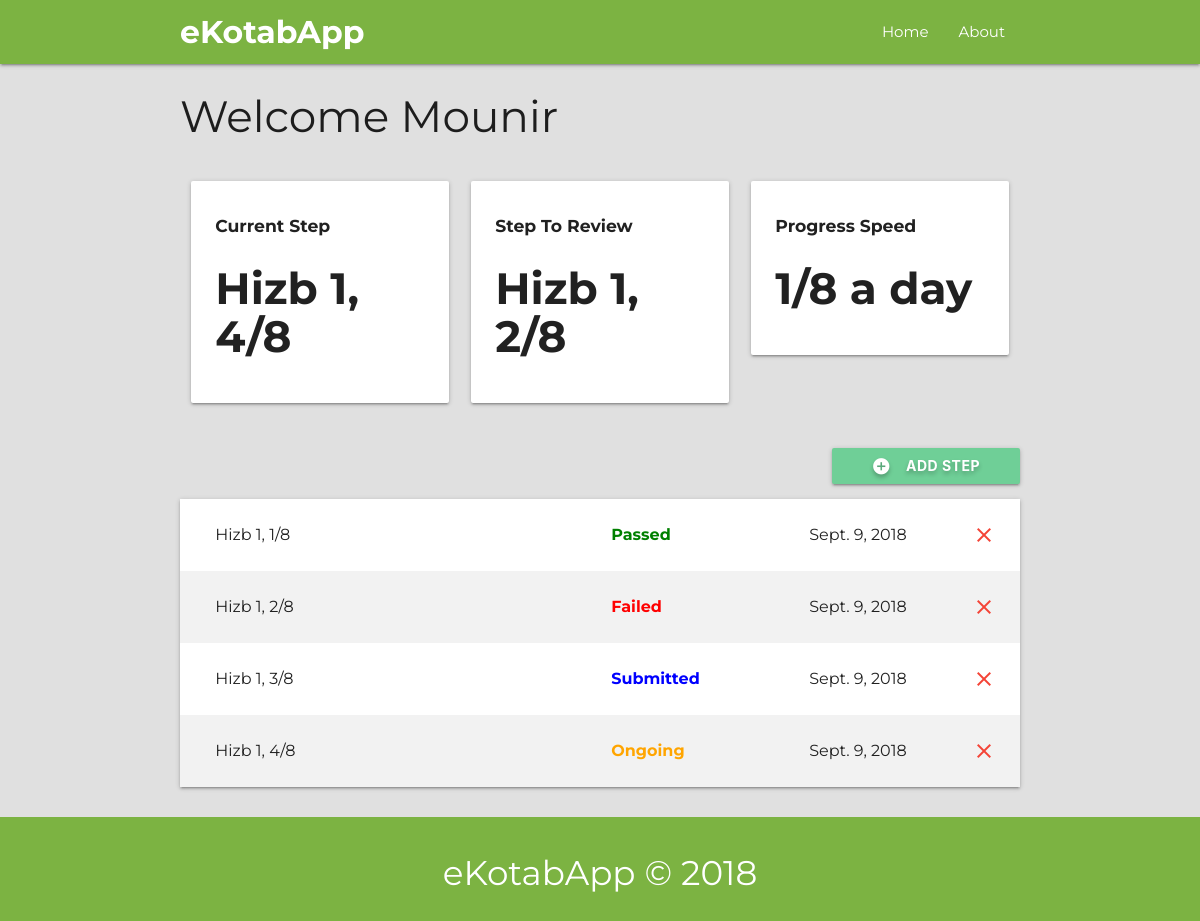
The page /student/mounir on the database its author committed.
### ekotab/models.py (models this page shows, shortened)
class Student(models.Model):
    first_name = models.CharField(max_length=50)
    last_name = models.CharField(max_length=50)
    slug = models.SlugField(max_length=100, unique=True, blank=True)
    email = models.EmailField()
    phone_number = models.CharField(max_length=12)

class Step(models.Model):
    student = models.ForeignKey(Student, on_delete=models.CASCADE, related_name='steps')
    title = models.CharField(max_length=20)
    status = models.CharField(max_length=9, choices=Statuses.choices(), default=Statuses.ONGOING)
    date_added = models.DateField('date added', default=datetime.date.today)
    date_submitted = models.DateField('date submitted', blank=True, null=True)
    is_current_step = models.BooleanField(default=False)

### ekotab/views.py (the view)
# urls.py: path('student/<slug:student_slug>', views.student_detail, name='detail'),
def student_detail(request, student_slug):
    student = get_object_or_404(Student, slug=student_slug)
    step_list = student.steps.all()
    current_step = None
    query_result = student.steps.filter(is_current_step=True)
    if len(query_result) == 1:
        current_step = query_result[0]
    failed_step = None
    query_result = student.steps.filter(status__iexact=Statuses.FAILED.value)
    if len(query_result) == 1:
        failed_step = query_result[0]
    return render(request, 'ekotab/student-detail.html', {
        'student': student,
        'current_step': current_step,
        'failed_step': failed_step,
        'step_list': step_list
    })

### ekotab/templates/ekotab/student-detail.html
{% extends 'ekotab/base.html' %}
{% block content %}
<div class="container">
	<h3>Welcome {{ student.first_name }}</h3>
	<section class="section section-stats">
		<div class="row">
			<div class="col s12 m12 l4">
				<div class="card-panel">
					<h6 class="bold">Current Step</h6>
					<h3 class="bold">{{ current_step.title }}</h3>
				</div>
			</div>
			<div class="col s12 m6 l4">
				<div class="card-panel">
					<h6 class="bold">Step To Review</h6>
					<h3 class="bold">{{ failed_step.title }}</h3>
				</div>
			</div>
			<div class="col s12 m6 l4">
				<div class="card-panel">
					<h6 class="bold">Progress Speed</h6>
					<h3 class="bold">1/8 a day</h3>
				</div>
			</div>
		</div>
	</section>
	<section class="section section-steps">
		<div class="row">
			<button class="btn waves-effect right">
				<i class="material-icons white-text left">add_circle</i>
				Add Step
			</button>
		</div>
		<ul class="z-depth-1">
			{% for step in step_list %}
			<li>
				<div class="card-panel z-depth-0 step">
					<div class="row">
						<div class="col l6">
							<span class="title">{{ step.title }}</span>
						</div>
						<div class="col l3">
							<span class="step-status-{{ step.get_status_display|lower }}">{{ step.get_status_display }}</span>
						</div>
						<div class="col 1">
							<span class="title">{{ step.date_added }}</span>
						</div>
						<a href="">
							<i class="material-icons red-text right">close</i>
						</a>
					</div>
				</div>
			</li>
			{% endfor %}
		</ul>
	</section>
</div>
{% endblock %}

### ekotab/static/css/styles.css (style rules this page uses)
html { font-family: "Montserrat"; background-color: #E0E0E0; }
.bold { font-weight: bold; }
.row { margin: 0!important; }
.section-steps button { padding: 0px 40px; font-weight: bold; text-shadow: 0px 3px 4px rgba(0, 0, 0, .25); background-color: #6FCF97; }
.section-steps .step { font-size: 16px; border-radius: 0; margin: 0; }
.section-steps li:nth-child(even) .step { background-color: #f2f2f2; }
.section-steps li .step-status-passed { color: green; font-weight: bold; }
.section-steps li .step-status-failed { color: red; font-weight: bold; }
.section-steps li .step-status-ongoing { color: orange; font-weight: bold; }
.section-steps li .step-status-submitted { color: blue; font-weight: bold; }

### rows shown on the page
Student: first_name "Mounir"
Step: title "Hizb 1, 4/8", status "Ongoing", date_added "Sept. 9, 2018"
Step: title "Hizb 1, 2/8", status "Failed", date_added "Sept. 9, 2018"
Step: title "Hizb 1, 1/8", status "Passed", date_added "Sept. 9, 2018"
Step: title "Hizb 1, 3/8", status "Submitted", date_added "Sept. 9, 2018"
